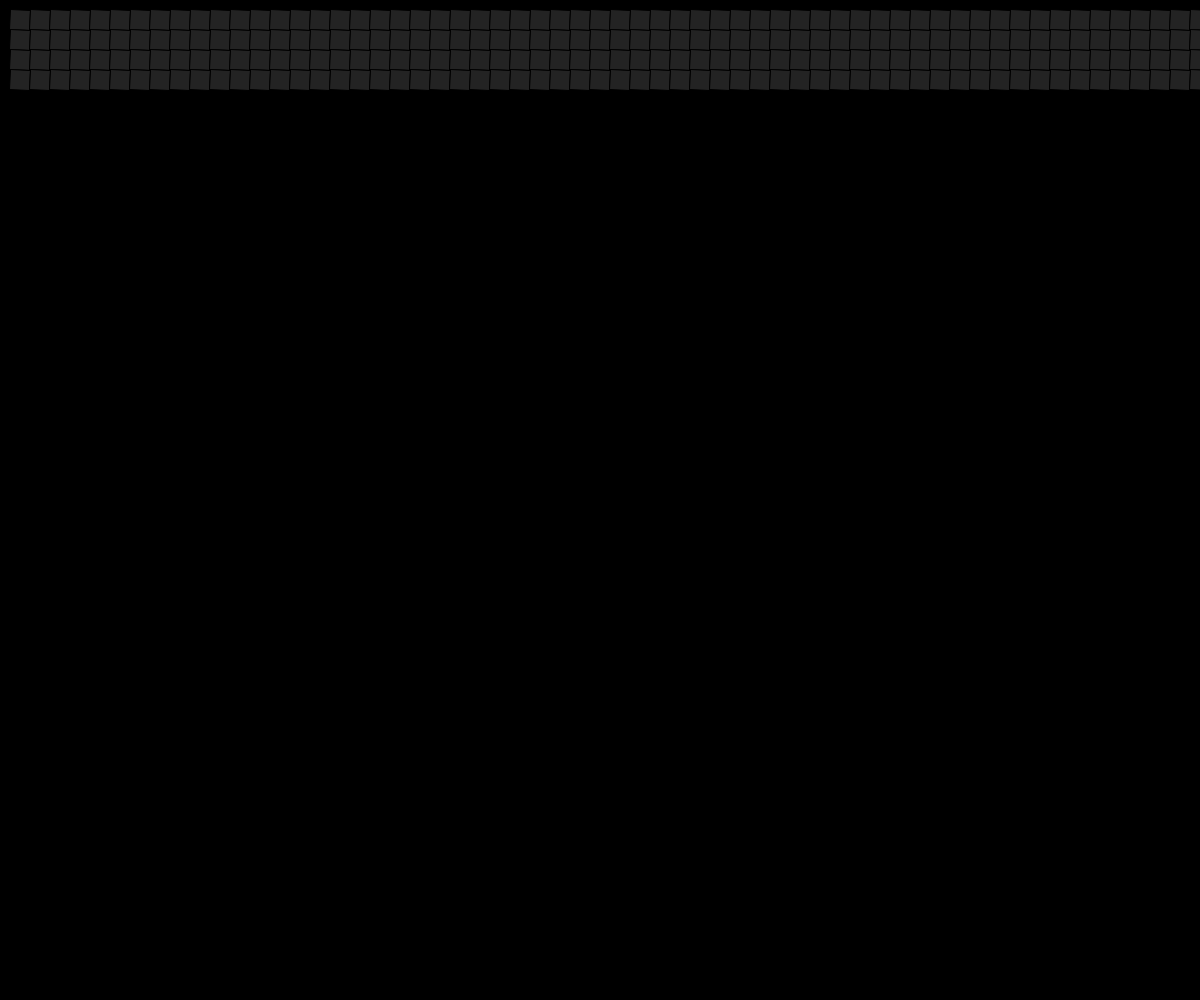
Frame 1 (no input)
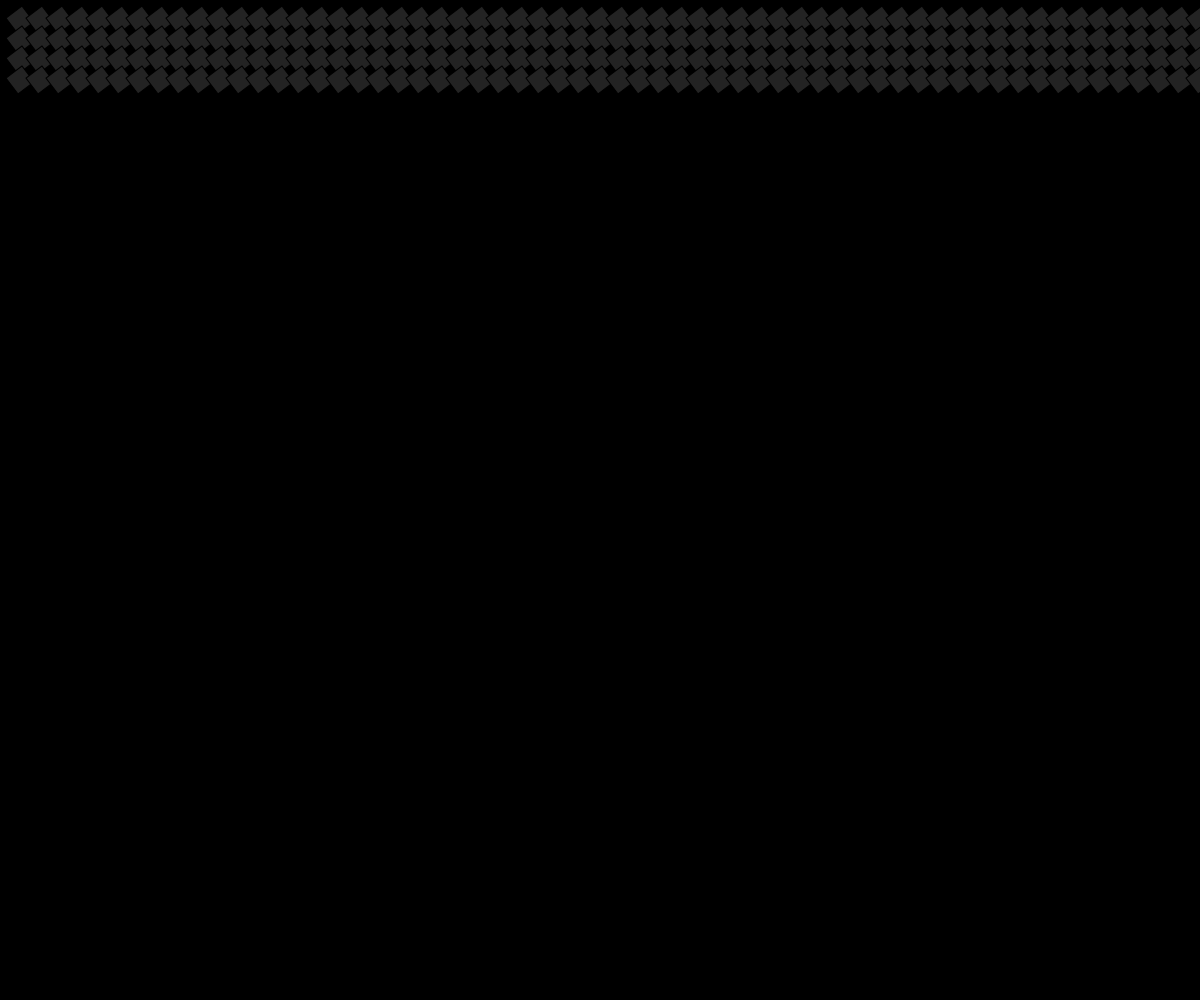
Frame 60 (no input)
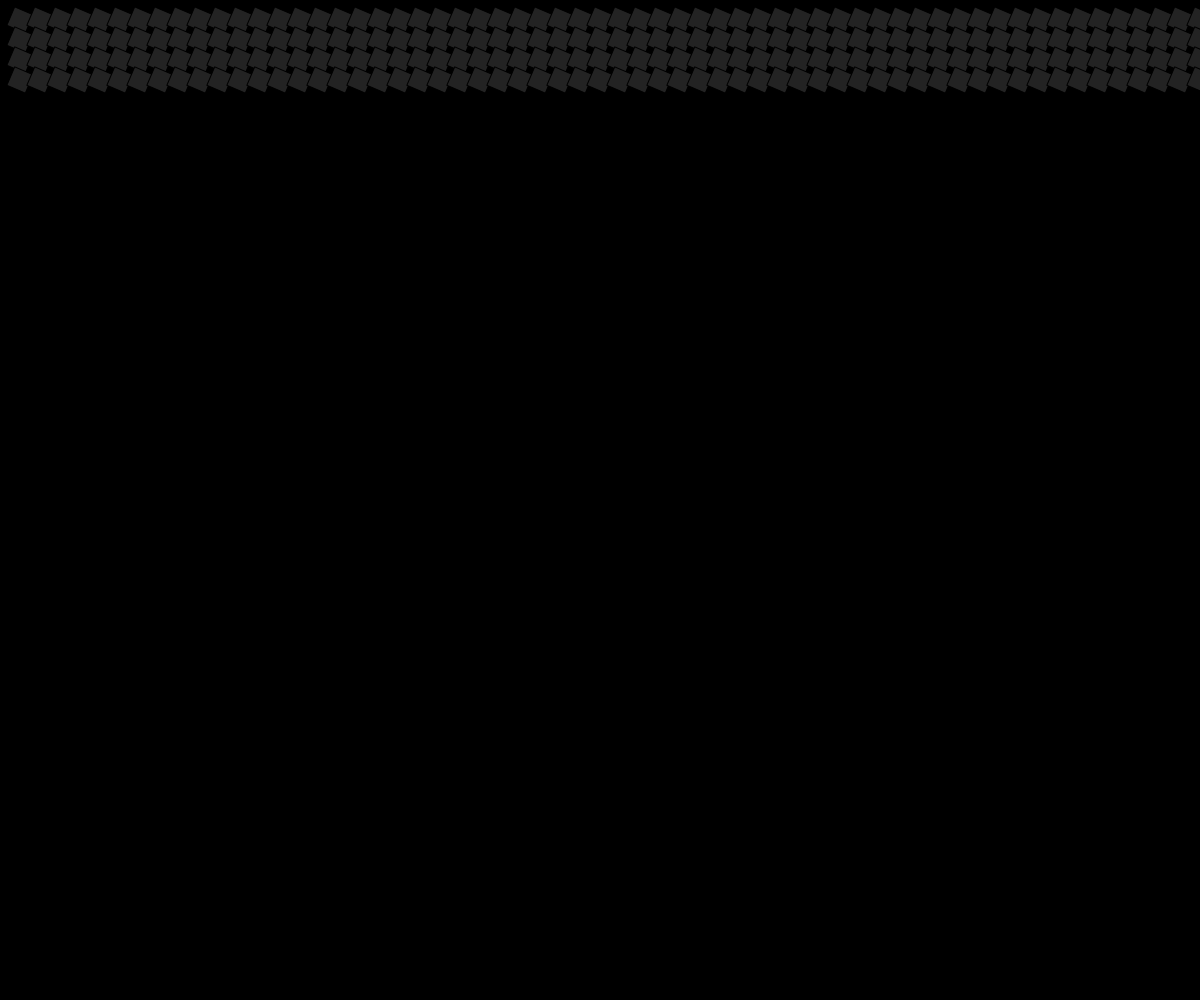
Frame 120 (the mouse pressed at the canvas centre since frame 60)

The p5.js sketch that drew these frames (run headless with seeded random() and noise() and a simulated clock; from frame 60 on, the mouse is pressed at the canvas centre):

// p5.js sketch
// ── sketch.js

let blocks;
let blocks1;
let b=[];
let x=20;
let y= 20;
let w=20;
let h=20;

function windowResized(){
 
	resizeCanvas(windowWidth, windowHeight);

}

function setup() {
	
  var cnv = createCanvas(windowWidth, windowHeight);
  cnv.style('display', 'block');
  angleMode(DEGREES);
  for(i=0;i<width;i++){
		b[i]=[];
		for(j=0;j<height;j++){
			b[i][j]= new block(x,y,w,h,3);
			y=y+20;
			
		}
		y=20;
		
		x=x+20;
	}
 
}

function draw(){
	background(0);
	for(i=0;i<width;i++){
		for(j=0;j<4;j++){
	push();
	b[i][j].move();
	b[i][j].show();
	pop();
}
	
}
}
function mousePressed(){
	for(i=0;i<width;i++){
		for(j=0;j<4;j++){
		b[i][j].click();
	}}
}



// ── block.js
class block{
	
	constructor(x,y,w,h,rot){
		this.x=x;
		this.y=y;
		this.h = h;
		this.w = w;
		this.rot = rot;
	}
	show(){

	
	fill(35);
	
	rect(0,0,this.w,this.h);
	
	

	}
	move(){
		angleMode(DEGREES);
		translate(this.x,this.y);
		rectMode(CENTER);
		rotate(this.rot);
		this.rot=this.rot+10;
	}
	scale2(){
		scale(5);
		
	}
	click(){
		var d = dist(mouseX,mouseY,this.x,this.y);
		if(d<20){
			
		this.h=this.h+20;
		this.w=this.w+20;
	}}
}
